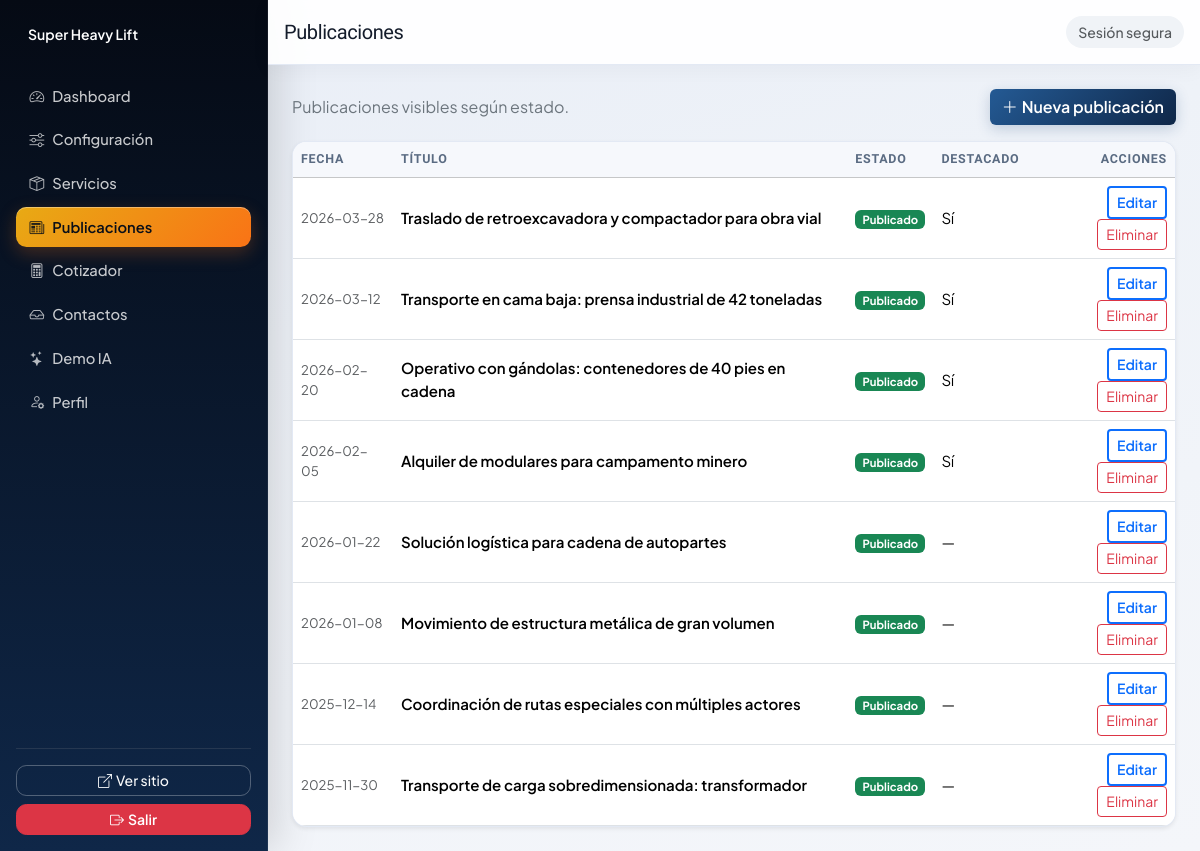
Page /admin/index.php?route=publicaciones (signed in) on the committed database.
### tables this page shows
CREATE TABLE `publicaciones` (
  `id` int(10) UNSIGNED NOT NULL,
  `titulo` varchar(255) NOT NULL,
  `slug` varchar(280) NOT NULL,
  `resumen` text NOT NULL,
  `contenido` longtext NOT NULL,
  `imagen_destacada` varchar(255) DEFAULT NULL,
  `fecha_publicacion` date NOT NULL,
  `estado` enum('borrador','publicado') NOT NULL DEFAULT 'borrador',
  `destacado` tinyint(1) NOT NULL DEFAULT 0,
  `created_at` timestamp NOT NULL DEFAULT current_timestamp(),
  `updated_at` timestamp NULL DEFAULT NULL ON UPDATE current_timestamp()
);

### src/App/Controllers/AdminPanelController.php (called while the page is built, shortened)
<?php
final class AdminPanelController
{
    public function handle(string $route): void
    {
        $method = $_SERVER['REQUEST_METHOD'] ?? 'GET';
        match ($route) {
            'logout' => $this->logout(),
            'dashboard' => $this->dashboard(),
            'config' => $method === 'POST' ? $this->saveConfig() : $this->configForm(),
            'servicios' => $this->servicesList(),
            'servicio_nuevo' => $this->serviceForm(null),
            'servicio_editar' => $this->serviceForm((int) ($_GET['id'] ?? 0)),
            'servicio_guardar' => $method === 'POST' ? $this->serviceSave() : redirect(admin_url(['route' => 'servicios'])),
            'servicio_eliminar' => $method === 'POST' ? $this->serviceDelete() : redirect(admin_url(['route' => 'servicios'])),
            'publicaciones' => $this->postsList(),
            'publicacion_nueva' => $this->postForm(null),
            'publicacion_editar' => $this->postForm((int) ($_GET['id'] ?? 0)),
            'publicacion_guardar' => $method === 'POST' ? $this->postSave() : redirect(admin_url(['route' => 'publicaciones'])),
            'publicacion_eliminar' => $method === 'POST' ? $this->postDelete() : redirect(admin_url(['route' => 'publicaciones'])),
            'cotizaciones' => $this->quotesList(),
            'cotizacion' => $this->quoteView((int) ($_GET['id'] ?? 0)),
            'cotizacion_nueva' => $this->quoteForm(null),
            'cotizacion_editar' => $this->quoteForm((int) ($_GET['id'] ?? 0)),
            'cotizacion_guardar' => $method === 'POST' ? $this->quoteSave() : redirect(admin_url(['route' => 'cotizaciones'])),
            'cotizacion_eliminar' => $method === 'POST' ? $this->quoteDelete() : redirect(admin_url(['route' => 'cotizaciones'])),
            'cotizacion_estado' => $method === 'POST' ? $this->quoteEstado() : redirect(admin_url(['route' => 'cotizaciones'])),
            'contactos' => $this->contactsList(),
            'contacto_leido' => $method === 'POST' ? $this->contactRead() : redirect(admin_url(['route' => 'contactos'])),
            'demo_ia' => $this->iaDemo(),
            'perfil' => $method === 'POST' ? $this->passwordChange() : $this->profileForm(),
            default => redirect(admin_url(['route' => 'dashboard'])),
        };
    }
    private function postsList(): void
    {
        render_admin('posts_list', [
            'pageTitle' => 'Publicaciones',
            'items' => $this->posts->findAllAdmin(),
        ]);
    }
}

### public/admin/index.php (called while the page is built, shortened)
<?php
$route = $_GET['route'] ?? 'dashboard';
$panel = new AdminPanelController(
    new ConfigRepository(),
    new ServiceRepository(),
    new PostRepository(),
    new QuoteRepository(),
    new ContactRepository(),
    new UserRepository(),
    new IaRepository()
);
$panel->handle($route);

### core/helpers.php (called while the page is built, shortened)
<?php
function app_config(string $key, mixed $default = null): mixed
{
    static $cfg;
    if ($cfg === null) {
        $cfg = require BASE_PATH . '/config/app.php';
    }
    return $cfg[$key] ?? $default;
}
function public_url(string $path = ''): string
{
    $base = rtrim((string) app_config('public_url', ''), '/');
    $path = ltrim($path, '/');
    return $path === '' ? $base : $base . '/' . $path;
}
function admin_url(array $query = []): string
{
    $q = http_build_query($query);
    return public_url('admin/index.php' . ($q !== '' ? '?' . $q : ''));
}
function e(?string $s): string
{
    return htmlspecialchars((string) $s, ENT_QUOTES | ENT_SUBSTITUTE, 'UTF-8');
}

### config/app.php (called while the page is built, shortened)
<?php
$scheme = (!empty($_SERVER['HTTPS']) && $_SERVER['HTTPS'] !== 'off') ? 'https' : 'http';
$host = $_SERVER['HTTP_HOST'] ?? 'localhost';
$script = str_replace('\\', '/', (string) ($_SERVER['SCRIPT_NAME'] ?? ''));
$dir = dirname($script);
if (preg_match('#/admin$#', $dir)) {
    $dir = dirname($dir);
}
$basePath = rtrim($dir === '/' ? '' : $dir, '/');
$cfg = [
    'name' => 'Super Heavy Lift',
    'base_url' => $scheme . '://' . $host . $basePath,
    'public_url' => $scheme . '://' . $host . $basePath,
    'timezone' => 'America/Bogota',
    'upload_max_bytes' => 3 * 1024 * 1024,
    'allowed_image_mimes' => ['image/jpeg', 'image/png', 'image/webp', 'image/gif'],
];
$secretsFile = __DIR__ . '/secrets.php';
$envFallbacks = [
    'openai_api_key' => 'OPENAI_API_KEY',
    'openai_model' => 'OPENAI_MODEL',
    'elevenlabs_api_key' => 'ELEVENLABS_API_KEY',
    'elevenlabs_voice_id' => 'ELEVENLABS_VOICE_ID',
];
foreach ($envFallbacks as $cfgKey => $envName) {
    $cur = trim((string) ($cfg[$cfgKey] ?? ''));
    $v = getenv($envName);
}
return $cfg;

### src/App/Models/PostRepository.php (called while the page is built, shortened)
<?php
final class PostRepository
{
    public function findAllAdmin(): array
    {
        $sql = 'SELECT * FROM publicaciones ORDER BY fecha_publicacion DESC, id DESC';
        return Database::pdo()->query($sql)->fetchAll();
    }
}

### views/admin/posts_list.php (the view, shortened to what this page needs)
<div class="d-flex justify-content-between align-items-center mb-3 flex-wrap gap-2">
  <p class="text-secondary mb-0">Publicaciones visibles según estado.</p>
  <a class="btn btn-primary" href="<?= e(admin_url(['route' => 'publicacion_nueva'])) ?>"><i class="bi bi-plus-lg me-1"></i>Nueva publicación</a>
</div>
<div class="table-responsive card border-0 shadow-sm">
  <table class="table table-hover align-middle mb-0">
    <thead class="table-light">
      <tr>
        <th>Fecha</th>
        <th>Título</th>
        <th>Estado</th>
        <th>Destacado</th>
        <th class="text-end">Acciones</th>
      </tr>
    </thead>
    <tbody>
      <?php foreach ($items as $it): ?>
        <tr>
          <td class="small text-muted"><?= e((string) $it['fecha_publicacion']) ?></td>
          <td class="fw-semibold"><?= e((string) $it['titulo']) ?></td>
          <td>
            <?php if (($it['estado'] ?? '') === 'publicado'): ?>
              <span class="badge text-bg-success">Publicado</span>
            <?php else: ?>
              <span class="badge text-bg-warning text-dark">Borrador</span>
            <?php endif; ?>
          </td>
          <td><?= (int) ($it['destacado'] ?? 0) ? 'Sí' : '—' ?></td>
          <td class="text-end">
            <a class="btn btn-sm btn-outline-primary" href="<?= e(admin_url(['route' => 'publicacion_editar', 'id' => (int) $it['id']])) ?>">Editar</a>
            <form class="d-inline" method="post" action="<?= e(admin_url(['route' => 'publicacion_eliminar'])) ?>" onsubmit="return confirm('¿Eliminar esta publicación?');">
              <button class="btn btn-sm btn-outline-danger" type="submit">Eliminar</button>
            </form>
          </td>
        </tr>
      <?php endforeach; ?>
    </tbody>
  </table>
</div>

### public/assets/css/admin.css (style rules this page uses)
:root { --admin-font: "Plus Jakarta Sans", system-ui, sans-serif; --admin-display: "Sora", system-ui, sans-serif; --admin-sidebar-from: #050a14; --admin-sidebar-to: #0f2748; --admin-accent: #e8aa14; --admin-accent-2: #f97316; --admin-radius: 0.9rem; --admin-shadow: 0 12px 40px rgba(15, 31, 51, 0.08); }
.admin-body { font-family: var(--admin-font); background: linear-gradient(165deg, #e8edf6 0%, #eef2f8 35%, #f4f6fa 100%); color: #141c2b; -webkit-font-smoothing: antialiased; }
.admin-content .card { border-radius: var(--admin-radius) !important; border: 1px solid rgba(226, 232, 244, 0.95) !important; box-shadow: var(--admin-shadow); overflow: hidden; }
.admin-content .table { font-size: 0.94rem; }
.admin-content .table thead th { font-family: var(--admin-display); font-weight: 600; font-size: 0.78rem; text-transform: uppercase; letter-spacing: 0.06em; color: #5a6b82; border-bottom-width: 1px; background: #f6f8fc; }
.admin-content .btn-primary { font-weight: 600; border: none; background: linear-gradient(135deg, #245a94 0%, #0f2748 100%); box-shadow: 0 4px 14px rgba(30, 74, 122, 0.22); }
.admin-content .btn-outline-primary { font-weight: 600; border-width: 2px; }

### rows in the picture
publicaciones: fecha_publicacion "2026-03-28", titulo "Traslado de retroexcavadora y compactador para obra vial", estado "Publicado", destacado "Sí"
publicaciones: fecha_publicacion "2026-03-12", titulo "Transporte en cama baja: prensa industrial de 42 toneladas", estado "Publicado", destacado "Sí"
publicaciones: fecha_publicacion "2026-02-20", titulo "Operativo con gándolas: contenedores de 40 pies en cadena", estado "Publicado", destacado "Sí"
publicaciones: fecha_publicacion "2026-02-05", titulo "Alquiler de modulares para campamento minero", estado "Publicado", destacado "Sí"
publicaciones: fecha_publicacion "2026-01-22", titulo "Solución logística para cadena de autopartes", estado "Publicado"
publicaciones: fecha_publicacion "2026-01-08", titulo "Movimiento de estructura metálica de gran volumen", estado "Publicado"
publicaciones: fecha_publicacion "2025-12-14", titulo "Coordinación de rutas especiales con múltiples actores", estado "Publicado"
publicaciones: fecha_publicacion "2025-11-30", titulo "Transporte de carga sobredimensionada: transformador", estado "Publicado"

### other values in the picture
$empresa "Super Heavy Lift"
$pageTitle "Publicaciones"
